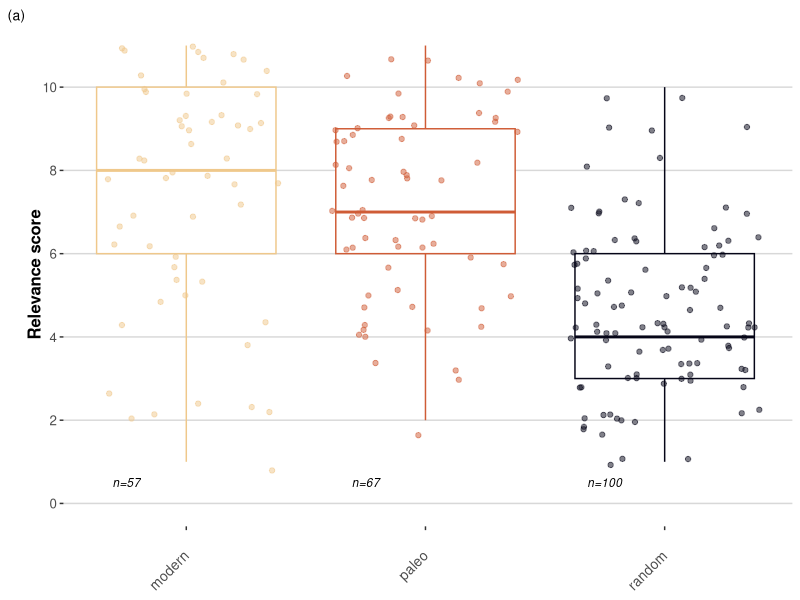

Generate this figure with R: (Note: this script raises an error after producing the figure.)
library(dplyr)
library(ggplot2)
library(ggthemes)
library(cowplot)
library(patchwork)

# Set theme ---------------------------------------------------------------
theme_set(theme_hc())
theme_replace(axis.title.y=element_text(angle=90),
              axis.title = element_text(face="bold"),
              plot.tag=element_text(size=10))

pal <- c("#efc88bff",
         "#cf5c36ff",
         "#050517ff")

# Load data ---------------------------------------------------------------
ipcc <- read.csv("data/ipcc_pubs.csv")
ipcc$type <- "IPCC"
ipcc$paleo <- 0
ipcc$paleo[ipcc$category %in% c("deep-time", "near-time", "historical")] <- 1

random <- read.csv("data/random_pubs.csv")
random$type <- "WoS"
random$paleo <- 2

cols <- c("type", "scored_sum", "paleo")

dat <- rbind(ipcc[,cols], random[,cols])

# Compare modern vs paleo -------------------------------------------------
count <- table(dat$paleo)

p1 <- ggplot(dat, aes(x=paleo, y=scored_sum, col=factor(paleo))) +
  geom_boxplot() +
  geom_jitter(alpha=0.5) +
  scale_x_continuous(breaks=c(0,1,2),
                     labels = c("modern", "paleo", "random")) +
  scale_y_continuous(breaks=seq(0,11, 2), limits=c(0,11)) +
  labs(x="", y="Relevance score", tag="(a)") +
  scale_color_manual(values=pal)+
  theme(axis.text.x=element_text(angle=45, hjust=1, size=10),
        legend.position ="none") +
  annotate("text", x=0-0.25, y=0.5, label=paste0("n=", count[1]), fontface=3,
           size=3)+
  annotate("text", x=1-0.25, y=0.5, label=paste0("n=", count[2]), fontface=3,
           size=3)+
  annotate("text", x=2-0.25, y=0.5, label=paste0("n=", count[3]), fontface=3,
           size=3)

ggsave("figs/fig02.svg", p1, w=6, h=5)

# By categories -----------------------------------------------------------
labs <- read.csv("data/cats.csv")
cats <- rbind(ipcc[ipcc$paleo==1, c(labs$short, "paleo")], random[,c(labs$short, "paleo")])

cats <- reshape2::melt(cats, id.vars="paleo")

cats <- cats %>%  group_by(variable, paleo) %>% 
  summarise(sum=sum(value, na.rm = T)) %>% 
  left_join(data.frame(paleo=c(1,2),
                       tot=c(67,100))) %>% 
  ungroup() %>% 
  mutate(perc = sum/tot)

cats <- merge(cats, labs, by.x="variable", by.y="short")
cats$paleo <- factor(cats$paleo, levels=c(2,1))
cats$category <- factor(cats$category, levels=c("Framing", "Taxonomic Scope", "Reporting", "Climate Change", "Relevance for Prediction"))

palf <- pal[2:3]
names(palf) <- c(1,2)

palf[2] <- scales::alpha(palf[2], 0.8)
labsf <- c("2"="WoS","1"="IPCC")

p2 <- ggplot(cats, aes(x=reorder(long, perc), y=perc*100, fill=paleo)) +
  geom_bar(stat="identity", position = "dodge", width = 0.6) +
  #geom_text(aes(label=sum), size=3, hjust=1.2, col="white", fontface=2, position = position_dodge(width = .9))+
  coord_flip() +
  scale_fill_manual(values=palf, labels=labsf) +
  labs(x="", y="Percentage of publications", tag="(b)", fill="Publication type") +
  facet_grid(category~., scale="free_y", space="free")


p3 <- plot_grid(p1, p2, ncol=1, rel_heights = c(0.6,1))

save_plot("figs/fig02.svg", p3, base_width=6, base_height = 6)

# Scales ------------------------------------------------------------------
cols <- c("first_author", "spatial_scale", "source", "scope", "category", 
          "temporal_resolution")

dat2 <- rbind(ipcc[,cols],
      random[,cols]) %>%
filter(!category %in% c("modern", "modern/future"))

dat2$paleo <- 2
dat2$paleo[dat2$source=="Web of Science"] <- 1

dat2$spatial_scale[dat2$spatial_scale %in% c("na", "")] <- NA
dat2$spatial_scale[is.na(dat2$spatial_scale)] <- "Not specified"

dat2$spatial_scale[dat2$spatial_scale %in% c("multiple", "various")] <- "Multiple"


dat2$category[dat2$category=="historical"] <- "near-time"



spatial <- dat2 %>% 
  group_by(paleo, spatial_scale) %>%
  tally() %>% 
  ungroup() %>% 
  add_row(paleo=1, 
          spatial_scale="Multiple", 
          n=0)

spatial <- spatial %>% 
  left_join(
    dat2 %>% group_by(paleo) %>% 
  tally(name="sum")
) %>% 
  mutate(prop=n/sum)

spatial$spatial_scale <- factor(spatial$spatial_scale,
                                levels=rev(c("Local", "Regional", "Basin", "Continent",
                                         "Global", "Multiple", "Not specified")))

names(palf) <- c(2,1)
names(labsf) <- rev(names(labsf))

p4 <- ggplot(data=spatial, aes(x=spatial_scale, y=prop*100, fill=factor(paleo))) +
  geom_bar(stat="identity", position="dodge", width=0.6) +
  scale_fill_manual(values=palf, labels=labsf) +
  labs(x="", y="", fill="")+
  coord_flip() 

dat2$category[dat2$category %in% c("", "na")] <- "not specified"
dat2$category[dat2$category == "deep-time/near-time"] <- "both"

temporal <- dat2 %>% 
  group_by(paleo, category) %>% 
  tally() %>% 
  group_by(paleo) %>% 
  mutate(prop = n/sum(n))

temporal$category <- factor(temporal$category,
                            levels=c("not specified", "both", "deep-time", "near-time"))
  
p5 <- ggplot(data=temporal, aes(x=category, y=prop*100, fill=factor(paleo))) +
  geom_bar(stat="identity", position="dodge", width=0.6) +
  scale_fill_manual(values=palf, labels=labsf) +
  labs(x="", y="Percentage of publications", fill="")+
  coord_flip() 


dat2 %>% 
  group_by(paleo, temporal_resolution) %>% 
  tally() %>% 
  ggplot(aes(x=temporal_resolution, y=n, fill=paleo)) +
  geom_bar(stat="identity")

unique(dat2$temporal_resolution)

svg("figs/fig_03.svg", w=8, h=4)
p4 + p5 +
  plot_layout(ncol=1, guides = "collect", heights=c(7,4)) +
  plot_annotation(tag_levels = "a", tag_prefix = "(", tag_suffix = ")")
dev.off()
